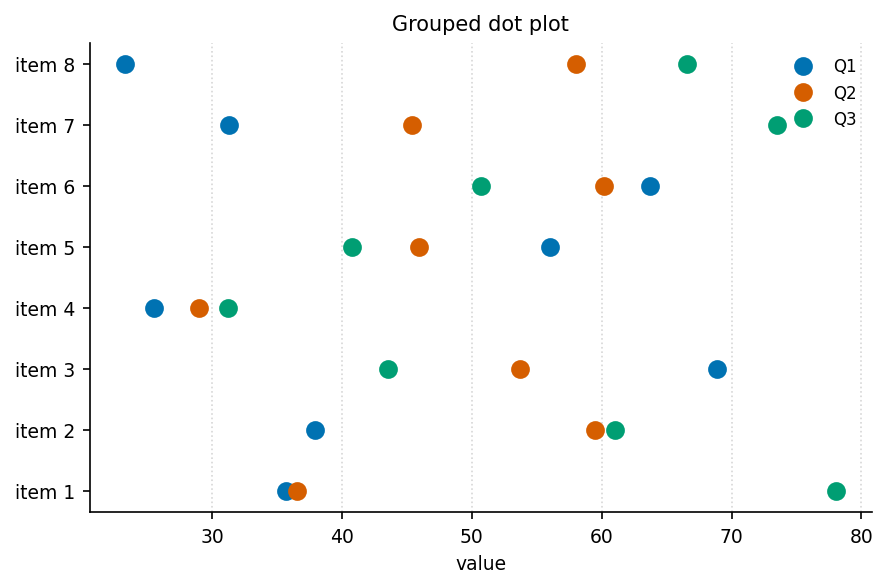

Write Python code to recreate this figure.
"""dot_plot_grouped: 分组点图（替代柱状，多组共比较）."""
import sys, os; sys.path.insert(0, os.path.join(os.path.dirname(os.path.abspath(__file__)), '..', '..', '_utils', 'python'))
import numpy as np
import matplotlib.pyplot as plt
from theme import apply_theme
from palette import cycle

def make_figure(labels=None, V=None, series_names=None, title='Grouped dot plot'):
    apply_theme()
    if labels is None:
        labels = [f'item {i+1}' for i in range(8)]
        rng = np.random.default_rng(2)
        V = rng.uniform(20, 80, (3, 8))
        series_names = ['Q1', 'Q2', 'Q3']
    y = np.arange(len(labels))
    fig, ax = plt.subplots()
    for i, row in enumerate(V):
        ax.plot(row, y, 'o', color=cycle(i), markersize=8, label=series_names[i])
    ax.set_yticks(y); ax.set_yticklabels(labels)
    ax.set_xlabel('value'); ax.set_title(title)
    ax.legend(); ax.grid(True, axis='x', linestyle=':', alpha=0.5)
    fig.tight_layout()
    return fig

if __name__ == '__main__':
    fig = make_figure()
    fig.savefig(__file__.replace('.py', '.png'), dpi=150)
